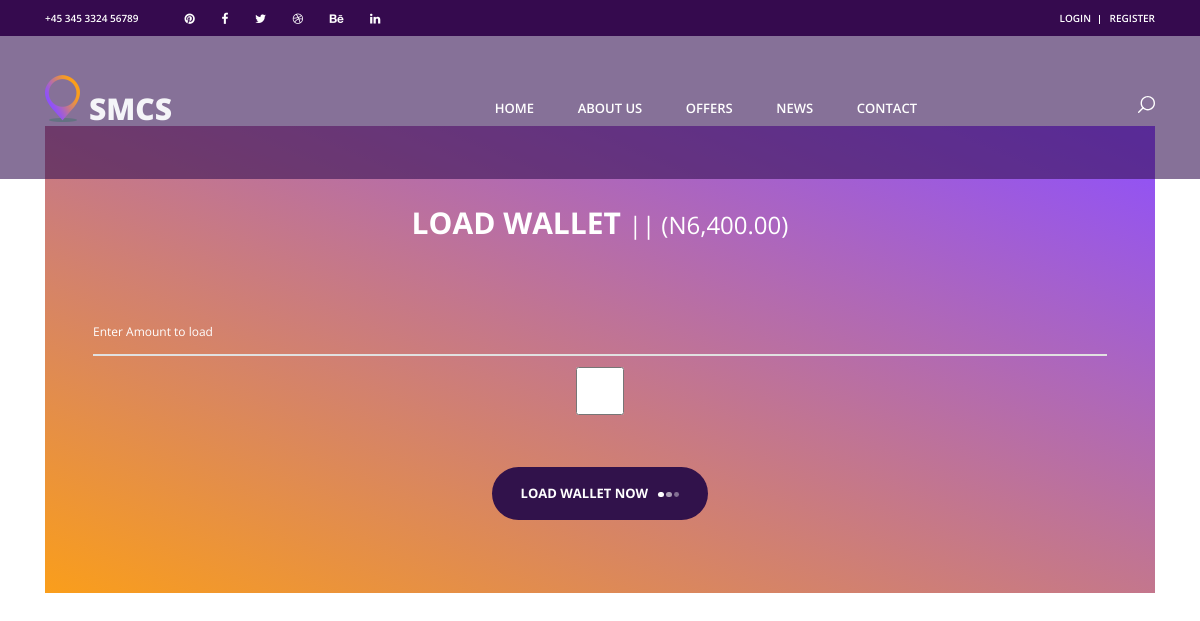
The app's page /load_wallet/4/, older data.
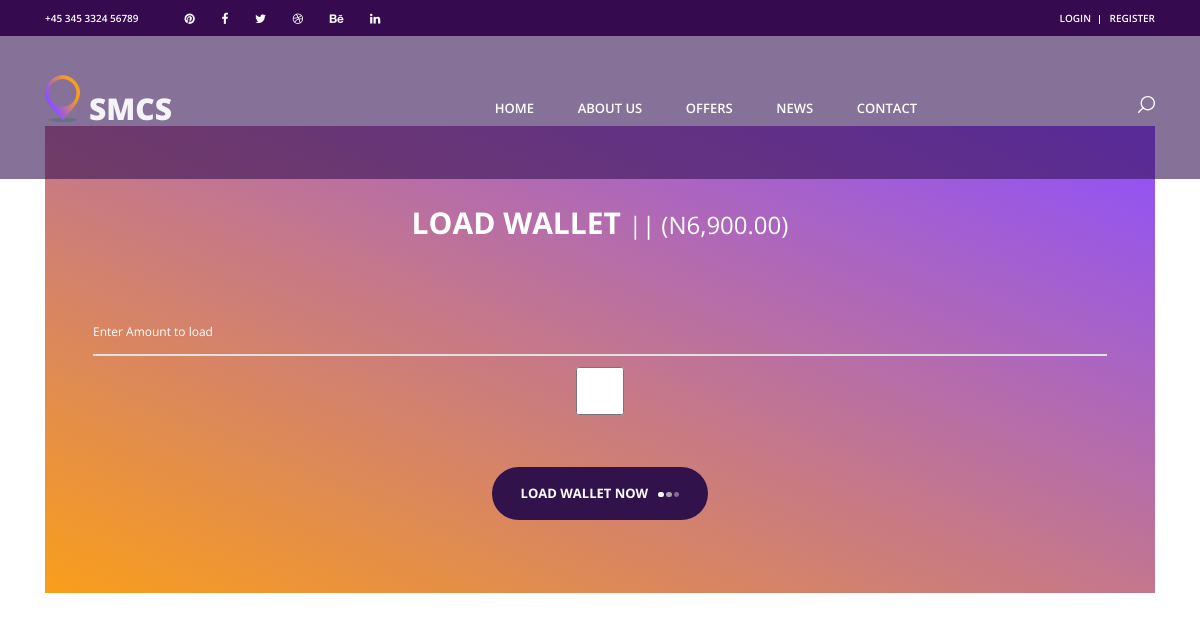
The same page, newer data.
### clients/models.py (models this page shows, shortened)
class Wallet(models.Model):
    user = models.OneToOneField(User, on_delete=models.CASCADE)
    account_balance = models.DecimalField(default=0.00, decimal_places=2, max_digits=20)
    date_created = models.DateTimeField(auto_now_add=True, auto_now=False)
    last_updated = models.DateTimeField(auto_now_add=False, auto_now=True)

### clients/views.py (the view)
# urls.py: path('load_wallet/<int:user_id>/',load_wallet_view, name='load_wallet'),
def load_wallet_view(request,user_id):
    wallet = Wallet.objects.get(user_id=user_id)
    account_balance = wallet.account_balance
    pay = 2000
    if request.POST:
        amount = request.POST.get('amount')
        LoadWallet.objects.create(wallet_id=wallet.id,amount=amount)
        Wallet.objects.filter(user_id=user_id).update(
            account_balance=(account_balance+int(amount)))
        return redirect('load_wallet', user_id)
    context = {'account_balance':account_balance,"pay":pay}
    return render(request, 'load_wallet.html', context)

### templates/load_wallet.html (shortened to what this page needs)
{% extends 'base.html' %}
{% load static %}
{% load humanize %}
{% block content %}
<br><br><br><br><br><br>
<div class="contact_form_section">
    <div class="container">
        <div class="row">
            <div class="col">
                <div class="contact_form_container">
                    <div class="contact_title text-center">Load Wallet <small> || (N{{ account_balance|intcomma }})</small></div>
                    <form method="POST" id="contact_form" class="contact_form text-center">
                        <input type="number" name="amount" class="contact_form_subject input_field" placeholder="Enter Amount to load" required="required" data-error="Subject is required.">
                        <input type="checkbox" name="agree" class="contact_form_subject input_field" placeholder="Password" required="required" data-error="Subject is required.">
                        <button onclick="makePayment()" type="submit" id="form_submit_button" class="form_submit_button button trans_200">
                            Load Wallet Now<span></span><span></span><span></span>
                        </button>
                    </form>
                </div>
            </div>
        </div>
    </div>
</div>
{% endblock content %}

### templates/base.html (shortened to what this page needs)
{% load static %}
<!DOCTYPE html>
<html lang="en">
    <head>
        {% include 'base_files/css.html' %}
    </head>
    {% include 'base_files/navbar.html' %}
    <body>
        {% block content %}
        {% endblock content %}
    </body>
</html>

### templates/base_files/css.html
{% load static %}
<link rel="stylesheet" type="text/css" href="{% static 'styles/bootstrap4/bootstrap.min.css' %}">
<link rel="stylesheet" type="text/css" href="{% static 'plugins/font-awesome-4.7.0/css/font-awesome.min.css' %}">
<link rel="stylesheet" type="text/css" href="{% static 'plugins/OwlCarousel2-2.2.1/owl.carousel.css' %}">
<link rel="stylesheet" type="text/css" href="{% static 'plugins/OwlCarousel2-2.2.1/owl.theme.default.css' %}">
<link rel="stylesheet" type="text/css" href="{% static 'plugins/OwlCarousel2-2.2.1/animate.css' %}">
<link rel="stylesheet" type="text/css" href="{% static 'styles/main_styles.css' %}">
<link rel="stylesheet" type="text/css" href="{% static 'styles/responsive.css' %}">

### templates/base_files/js.html (shortened to what this page needs)
{% load static %}

### templates/base_files/navbar.html (shortened to what this page needs)
{% load static %}
<header class="header">
    <div class="top_bar">
        <div class="container">
            <div class="row">
                <div class="col d-flex flex-row">
                    <div class="phone">+45 345 3324 56789</div>
                    <div class="social">
                        <ul class="social_list">
                            <li class="social_list_item"><a href="#"><i class="fa fa-pinterest" aria-hidden="true"></i></a></li>
                            <li class="social_list_item"><a href="#"><i class="fa fa-facebook" aria-hidden="true"></i></a></li>
                            <li class="social_list_item"><a href="#"><i class="fa fa-twitter" aria-hidden="true"></i></a></li>
                            <li class="social_list_item"><a href="#"><i class="fa fa-dribbble" aria-hidden="true"></i></a></li>
                            <li class="social_list_item"><a href="#"><i class="fa fa-behance" aria-hidden="true"></i></a></li>
                            <li class="social_list_item"><a href="#"><i class="fa fa-linkedin" aria-hidden="true"></i></a></li>
                        </ul>
                    </div>
                    <div class="user_box ml-auto">
                        {% if request.user.is_authenticated %}
                            <!-- <div class="user_box_login user_box_link">
                                {{ request.user.email }}
                            </div> -->
                            <div class="user_box_login user_box_link">
                                <div class="user_box_login user_box_link"><a href="">{{request.user.email}}</a></div>
                                <div class="user_box_register user_box_link"><a href="{% url 'load_wallet' request.user.id %}">Load my Wallet</a></div>
                            </div>
                            <div class="user_box_register user_box_link"><a href="{% url 'logout_view' %}">Logout</a></div>
                        {% else %}
                            <div class="user_box_login user_box_link"><a href="{% url 'login_view' %}">login</a></div>
                            <div class="user_box_register user_box_link"><a href="{% url 'register' %}">register</a></div>
                        {% endif %}
                    </div>
                </div>
            </div>
        </div>
    </div>
    <nav class="main_nav">
        <div class="container">
            <div class="row">
                <div class="col main_nav_col d-flex flex-row align-items-center justify-content-start">
                    <div class="logo_container">
                        <div class="logo"><a href="{% url 'home' %}"><img src="{% static 'images/logo.png' %}" alt="">smcs</a></div>
                    </div>
                    <div class="main_nav_container ml-auto">
                        <ul class="main_nav_list">
                            <li class="main_nav_item"><a href="{% url 'home' %}">home</a></li>
                            <li class="main_nav_item"><a href="">about us</a></li>
                            <li class="main_nav_item"><a href="">offers</a></li>
                            <li class="main_nav_item"><a href="">news</a></li>
                            <li class="main_nav_item"><a href="">contact</a></li>
                        </ul>
                    </div>
                    <div class="content_search ml-lg-0 ml-auto">
                    </div>
                </div>
            </div>
        </div>
    </nav>
</header>

Row changes from the older to the newer data that the page shows:
changed Wallet: account_balance "6,400.00" → "6,900.00"
